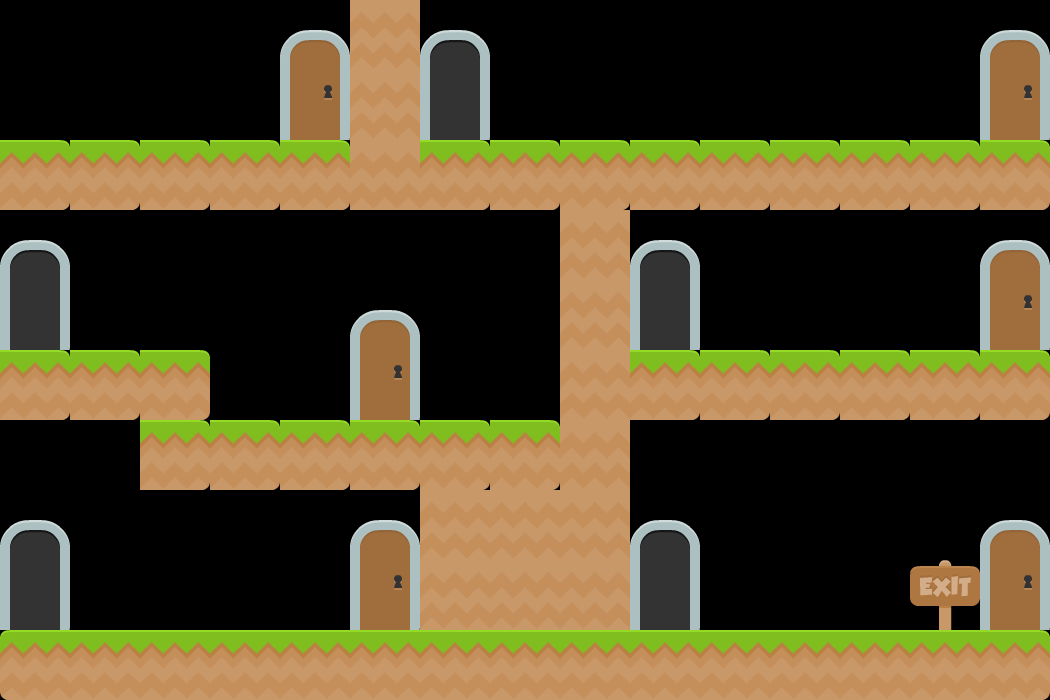

The image is a tile-based game level rendered from a .tmx file. Its description and complete source (layers, tilesets, objects, tile grids) follow:
An orthogonal 15x10 tile map with 70x70 px tiles, 1 tile layer (Tile Layer 1) and 15 objects (6x door, 5x platform, 4x wall).

<map version="1.10" tiledversion="1.10.1" orientation="orthogonal" renderorder="right-down" width="15" height="10" tilewidth="70" tileheight="70" infinite="0" nextlayerid="3" nextobjectid="51">
 <properties>
  <property name="star1time" type="float" value="7" />
 </properties>
 <tileset firstgid="1" name="tiles_spritesheet" tilewidth="70" tileheight="70" spacing="2" tilecount="156" columns="12">
  <image source="tiles_spritesheet.png" width="914" height="936" />
 </tileset>
 <layer id="1" name="Tile Layer 1" width="15" height="10">
  <data encoding="csv">
0,0,0,0,70,153,46,0,0,0,0,0,0,0,70,
0,0,0,0,82,153,58,0,0,0,0,0,0,0,82,
92,92,92,92,92,153,92,92,92,92,92,92,92,92,92,
46,0,0,0,0,0,0,0,153,46,0,0,0,0,70,
58,0,0,0,0,70,0,0,153,58,0,0,0,0,82,
92,92,92,0,0,82,0,0,153,92,92,92,92,92,92,
0,0,92,92,92,92,92,92,153,0,0,0,0,0,0,
46,0,0,0,0,70,153,153,153,46,0,0,0,0,70,
58,0,0,0,0,82,153,153,153,58,0,0,0,65,82,
116,104,104,104,104,104,104,104,104,104,104,104,104,104,92
</data>
 </layer>
 <objectgroup id="2" name="Object Layer 1">
  <object id="22" type="door" x="280" y="0" width="70" height="140" />
  <object id="26" type="door" x="980" y="0" width="70" height="140" />
  <object id="27" type="wall" x="350" y="0" width="70" height="140" />
  <object id="28" type="wall" x="560" y="210" width="70" height="210" />
  <object id="31" type="wall" x="420" y="490" width="210" height="140" />
  <object id="32" type="platform" x="0" y="140" width="1050" height="70" />
  <object id="33" type="platform" x="0" y="350" width="210" height="70" />
  <object id="34" type="platform" x="140" y="420" width="490" height="70" />
  <object id="35" type="platform" x="630" y="350" width="420" height="70" />
  <object id="36" type="platform" x="0" y="630" width="1050" height="70" />
  <object id="39" type="door" x="350" y="280" width="70" height="140" />
  <object id="41" type="door" x="350" y="490" width="70" height="140" />
  <object id="43" type="door" x="987.225" y="515.074" width="56.3362" height="109.99" />
  <object id="47" type="door" x="981.86" y="230.71" width="56.3362" height="112.672" />
  <object id="49" type="wall" x="-56.3362" y="5.36536" width="53.6536" height="686.765" />
 </objectgroup>
</map>
